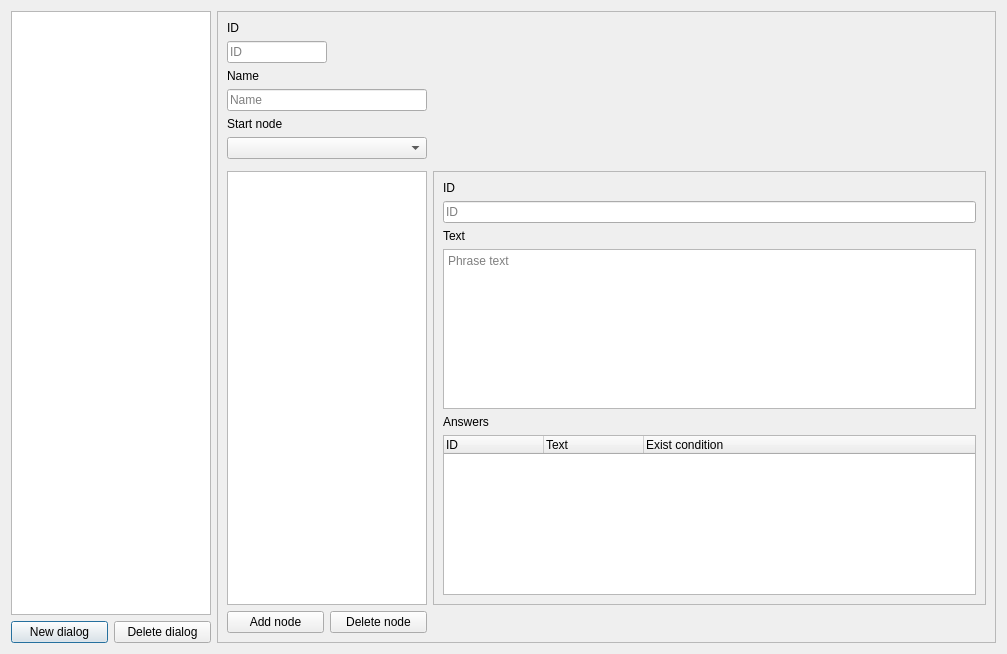
<?xml version="1.0" encoding="UTF-8"?>
<ui version="4.0">
 <class>DialogEditor</class>
 <widget class="QDialog" name="DialogEditor">
  <property name="geometry">
   <rect>
    <x>0</x>
    <y>0</y>
    <width>1007</width>
    <height>654</height>
   </rect>
  </property>
  <property name="windowTitle">
   <string>Dialog</string>
  </property>
  <layout class="QHBoxLayout" name="horizontalLayout">
   <item>
    <layout class="QVBoxLayout" name="verticalLayout">
     <item>
      <widget class="QListWidget" name="root_list_widget">
       <property name="sizePolicy">
        <sizepolicy hsizetype="Fixed" vsizetype="Expanding">
         <horstretch>0</horstretch>
         <verstretch>0</verstretch>
        </sizepolicy>
       </property>
       <property name="maximumSize">
        <size>
         <width>200</width>
         <height>16777215</height>
        </size>
       </property>
      </widget>
     </item>
     <item>
      <layout class="QHBoxLayout" name="horizontalLayout_2">
       <item>
        <widget class="QPushButton" name="new_button">
         <property name="text">
          <string>New dialog</string>
         </property>
        </widget>
       </item>
       <item>
        <widget class="QPushButton" name="delete_button">
         <property name="text">
          <string>Delete dialog</string>
         </property>
        </widget>
       </item>
      </layout>
     </item>
    </layout>
   </item>
   <item>
    <widget class="QFrame" name="frame">
     <property name="frameShape">
      <enum>QFrame::StyledPanel</enum>
     </property>
     <property name="frameShadow">
      <enum>QFrame::Raised</enum>
     </property>
     <layout class="QHBoxLayout" name="horizontalLayout_7">
      <item>
       <layout class="QVBoxLayout" name="verticalLayout_2">
        <item>
         <layout class="QVBoxLayout" name="verticalLayout_3">
          <item>
           <widget class="QLabel" name="label">
            <property name="text">
             <string>ID</string>
            </property>
           </widget>
          </item>
          <item>
           <layout class="QHBoxLayout" name="horizontalLayout_3">
            <item>
             <widget class="QLineEdit" name="id_edit">
              <property name="sizePolicy">
               <sizepolicy hsizetype="Minimum" vsizetype="Fixed">
                <horstretch>0</horstretch>
                <verstretch>0</verstretch>
               </sizepolicy>
              </property>
              <property name="maximumSize">
               <size>
                <width>100</width>
                <height>16777215</height>
               </size>
              </property>
              <property name="readOnly">
               <bool>true</bool>
              </property>
              <property name="placeholderText">
               <string>ID</string>
              </property>
             </widget>
            </item>
            <item>
             <spacer name="horizontalSpacer">
              <property name="orientation">
               <enum>Qt::Horizontal</enum>
              </property>
              <property name="sizeHint" stdset="0">
               <size>
                <width>40</width>
                <height>20</height>
               </size>
              </property>
             </spacer>
            </item>
           </layout>
          </item>
         </layout>
        </item>
        <item>
         <layout class="QVBoxLayout" name="verticalLayout_4">
          <item>
           <widget class="QLabel" name="label_2">
            <property name="text">
             <string>Name</string>
            </property>
           </widget>
          </item>
          <item>
           <layout class="QHBoxLayout" name="horizontalLayout_6">
            <item>
             <widget class="QLineEdit" name="name_edit">
              <property name="sizePolicy">
               <sizepolicy hsizetype="Expanding" vsizetype="Fixed">
                <horstretch>0</horstretch>
                <verstretch>0</verstretch>
               </sizepolicy>
              </property>
              <property name="maximumSize">
               <size>
                <width>200</width>
                <height>16777215</height>
               </size>
              </property>
              <property name="placeholderText">
               <string>Name</string>
              </property>
             </widget>
            </item>
            <item>
             <spacer name="horizontalSpacer_2">
              <property name="orientation">
               <enum>Qt::Horizontal</enum>
              </property>
              <property name="sizeHint" stdset="0">
               <size>
                <width>40</width>
                <height>20</height>
               </size>
              </property>
             </spacer>
            </item>
           </layout>
          </item>
         </layout>
        </item>
        <item>
         <layout class="QVBoxLayout" name="verticalLayout_5">
          <item>
           <widget class="QLabel" name="label_3">
            <property name="text">
             <string>Start node</string>
            </property>
           </widget>
          </item>
          <item>
           <layout class="QHBoxLayout" name="horizontalLayout_9">
            <item>
             <widget class="QComboBox" name="start_node_combo">
              <property name="sizePolicy">
               <sizepolicy hsizetype="Expanding" vsizetype="Fixed">
                <horstretch>0</horstretch>
                <verstretch>0</verstretch>
               </sizepolicy>
              </property>
              <property name="maximumSize">
               <size>
                <width>200</width>
                <height>16777215</height>
               </size>
              </property>
             </widget>
            </item>
            <item>
             <spacer name="horizontalSpacer_3">
              <property name="orientation">
               <enum>Qt::Horizontal</enum>
              </property>
              <property name="sizeHint" stdset="0">
               <size>
                <width>40</width>
                <height>20</height>
               </size>
              </property>
             </spacer>
            </item>
           </layout>
          </item>
         </layout>
        </item>
        <item>
         <widget class="QFrame" name="frame_2">
          <property name="frameShape">
           <enum>QFrame::StyledPanel</enum>
          </property>
          <property name="frameShadow">
           <enum>QFrame::Raised</enum>
          </property>
         </widget>
        </item>
        <item>
         <layout class="QHBoxLayout" name="horizontalLayout_4">
          <property name="sizeConstraint">
           <enum>QLayout::SetDefaultConstraint</enum>
          </property>
          <item>
           <layout class="QVBoxLayout" name="verticalLayout_9">
            <item>
             <layout class="QGridLayout" name="gridLayout">
              <item row="2" column="0">
               <layout class="QHBoxLayout" name="horizontalLayout_5">
                <item>
                 <widget class="QPushButton" name="add_node_button">
                  <property name="text">
                   <string>Add node</string>
                  </property>
                 </widget>
                </item>
                <item>
                 <widget class="QPushButton" name="delete_node_button">
                  <property name="text">
                   <string>Delete node</string>
                  </property>
                 </widget>
                </item>
               </layout>
              </item>
              <item row="0" column="0">
               <widget class="QListWidget" name="node_list_widget">
                <property name="maximumSize">
                 <size>
                  <width>200</width>
                  <height>16777215</height>
                 </size>
                </property>
               </widget>
              </item>
              <item row="0" column="1">
               <widget class="QFrame" name="frame_3">
                <property name="frameShape">
                 <enum>QFrame::StyledPanel</enum>
                </property>
                <property name="frameShadow">
                 <enum>QFrame::Raised</enum>
                </property>
                <layout class="QHBoxLayout" name="horizontalLayout_8">
                 <item>
                  <layout class="QVBoxLayout" name="verticalLayout_10">
                   <item>
                    <layout class="QVBoxLayout" name="verticalLayout_11">
                     <item>
                      <layout class="QVBoxLayout" name="verticalLayout_16">
                       <item>
                        <widget class="QLabel" name="label_7">
                         <property name="text">
                          <string>ID</string>
                         </property>
                        </widget>
                       </item>
                       <item>
                        <widget class="QLineEdit" name="node_id_edit">
                         <property name="readOnly">
                          <bool>true</bool>
                         </property>
                         <property name="placeholderText">
                          <string>ID</string>
                         </property>
                        </widget>
                       </item>
                      </layout>
                     </item>
                     <item>
                      <layout class="QVBoxLayout" name="verticalLayout_13">
                       <item>
                        <widget class="QLabel" name="label_5">
                         <property name="text">
                          <string>Text</string>
                         </property>
                        </widget>
                       </item>
                       <item>
                        <widget class="QPlainTextEdit" name="node_text_edit">
                         <property name="placeholderText">
                          <string>Phrase text</string>
                         </property>
                        </widget>
                       </item>
                      </layout>
                     </item>
                     <item>
                      <layout class="QVBoxLayout" name="verticalLayout_14">
                       <item>
                        <widget class="QLabel" name="label_6">
                         <property name="text">
                          <string>Answers</string>
                         </property>
                        </widget>
                       </item>
                       <item>
                        <widget class="QTreeWidget" name="nod_answer_tree_widget">
                         <column>
                          <property name="text">
                           <string>ID</string>
                          </property>
                         </column>
                         <column>
                          <property name="text">
                           <string>Text</string>
                          </property>
                         </column>
                         <column>
                          <property name="text">
                           <string>Exist condition</string>
                          </property>
                         </column>
                        </widget>
                       </item>
                      </layout>
                     </item>
                    </layout>
                   </item>
                  </layout>
                 </item>
                </layout>
               </widget>
              </item>
             </layout>
            </item>
           </layout>
          </item>
         </layout>
        </item>
       </layout>
      </item>
     </layout>
    </widget>
   </item>
  </layout>
 </widget>
 <resources/>
 <connections/>
</ui>
